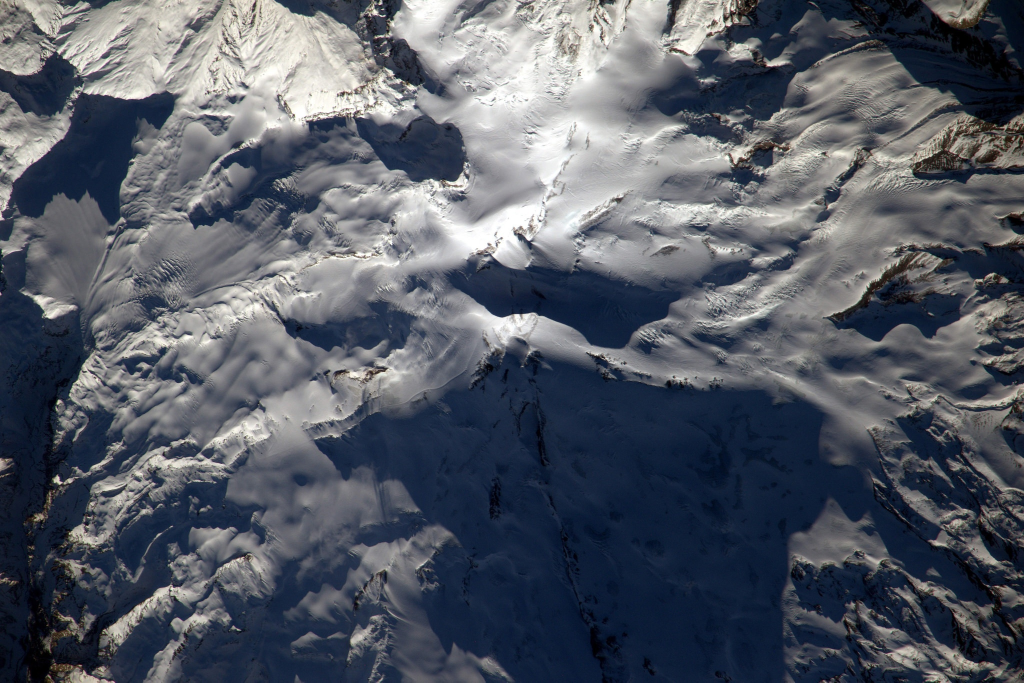
#> input picture modeling/dz1/img1.jpg, 2048 x 1365 px (shown at 1/2 size)
$ jupyter execute homework1.ipynb
#> lines starting #> are read from the running program, lines starting #| are printed output that depends on the picture
# ДЗ №1

[cell 1]
import numpy as np
import matplotlib.pyplot as plt
import math
from mpl_toolkits.mplot3d.art3d import Poly3DCollection
from PIL import Image

[cell 2]
class Point:
    def __init__(self, x, y):
        self.x, self.y = x, y

    def __str__(self):
        return "Point(" + str(self.x) + ", " + str(self.y) + ")"

    def __hash__(self):
        return hash(str(self))

    def __eq__(self, other):
        return isinstance(other, self.__class__) and self.x == getattr(other, "x", None) and self.y == getattr(other, "y", None)

    def __ne__(self, other):
        return not (self == other)

    def get_dist_to_point(self, point):
        return math.sqrt(pow(self.x - point.x, 2) + pow(self.y - point.y, 2))

[cell 3]
class Edge:
    def __init__(self, p1, p2):
        self.p1, self.p2 = p1, p2

    def __str__(self):
        return "Edge(" + str(self.p1) + ", " + str(self.p2) + ")"

    def __hash__(self):
        return hash(hash(str(self.p1)) + hash(str(self.p2)))

    def __eq__(self, other):
        return isinstance(other, self.__class__) and \
            (self.p1 == getattr(other, "p1", None) and self.p2 == getattr(other, "p2", None)) or \
            (self.p1 == getattr(other, "p2", None) and self.p2 == getattr(other, "p1", None))

    def __ne__(self, other):
        return not (self == other)

[cell 4]
class Circle:
    def __init__(self, center_point, radius):
        self.center_point, self.radius = center_point, radius

    def contains_point(self, point):
        return point.get_dist_to_point(self.center_point) <= self.radius

[cell 5]
class Triangle:
    def __init__(self, p1, p2, p3):
        self.p1, self.p2, self.p3 = p1, p2, p3

    def __str__(self):
        return "Triangle(" + str(self.p1) + ", " + str(self.p2) + ", " + str(self.p3) + ")"

    def __eq__(self, other):
        return isinstance(other, self.__class__) and \
            self.p1 == getattr(other, "p1", None) and \
            self.p2 == getattr(other, "p2", None) and \
            self.p3 == getattr(other, "p3", None)

    def __ne__(self, other):
        return not (self == other)

    def get_points(self):
        return [self.p1, self.p2, self.p3]

    def get_edges(self):
        return [Edge(self.p1, self.p2), Edge(self.p2, self.p3), Edge(self.p3, self.p1)]

    def get_circumscribed_circle(self):
        z = []
        for point in self.get_points():
            z.append(point.x * point.x + point.y * point.y)

        z_x = (self.p1.y - self.p2.y) * z[2] + (self.p2.y - self.p3.y) * z[0] + (self.p3.y - self.p1.y) * z[1]
        z_y = (self.p1.x - self.p2.x) * z[2] + (self.p2.x - self.p3.x) * z[0] + (self.p3.x - self.p1.x) * z[1]
        z = (self.p1.x - self.p2.x) * (self.p3.y - self.p1.y) - (self.p1.y - self.p2.y) * (self.p3.x - self.p1.x)

        a = -z_x / (2 * z)
        b = z_y / (2 * z)
        point = Point(a, b)
        return Circle(point, point.get_dist_to_point(self.p1))

    def draw(self, ax):
        x = [self.p1[0], self.p2[0], self.p3[0]]
        y = [self.p1[1], self.p2[1], self.p3[1]]
        z = [self.p1[2], self.p2[2], self.p3[2]]
        vertices = [list(zip(x, y, z))]
        ax.add_collection3d(Poly3DCollection(vertices, edgecolors='r', lw=2, alpha=0.2, linestyles='--'))

[cell 6]
def delaunay_triangulation(source_points, dist):
    points = set(source_points)

    if len(points) == 0:
        return []

    # Находим минимальные и максимальные значения координат
    x_min, x_max, y_min, y_max = None, None, None, None
    for point in points:
        if x_min is None or x_min > point.x:
            x_min = point.x
        if x_max is None or x_max < point.x:
            x_max = point.x
        if y_min is None or y_min > point.y:
            y_min = point.y
        if y_max is None or y_max < point.y:
            y_max = point.y
    # Ограничивающая рамка расширяется путем добавления/вычитания значения dist
    x_min -= dist
    y_min -= dist
    x_max += dist
    y_max += dist

    # Создаем начальные треугольники
    # Два начальных треугольника созданы с использованием углов ограничивающей рамки
    triangles = [
        Triangle(Point(x_min, y_max), Point(x_min, y_min), Point(x_max, y_min)),
        Triangle(Point(x_min, y_max), Point(x_max, y_max), Point(x_max, y_min)),
    ]

    # Добавляем новые точки по правилу удаляй и строй
    # Если новая точка попадает в окружность треугольника, треугольник помечается как "плохой треугольник",
    # а его края помечаются как "плохие ребра". Плохие треугольники удаляются из списка
    # Новые треугольники создаются путем соединения новой точки с ребрами плохих треугольников, которые имеют только 1 вхождение в словаре плохих ребер (т.е. это не смежное ребро)
    for new_point in points:
        bad_triangles = []
        bad_edges = {}
        for triangle in triangles:
            circle = triangle.get_circumscribed_circle()
            # Проверяем, лежит ли новая точка в окружности, описанной вокруг треугольника
            if circle.contains_point(new_point):
                bad_triangles.append(triangle)
                # Запоминаем плохие ребра, которые будут удалены
                for bad_triangle_edge in triangle.get_edges():
                    bad_edges[bad_triangle_edge] = bad_edges.get(bad_triangle_edge, 0) + 1

        # Удаляем плохие треугольники
        for bad_triangle in bad_triangles:
            triangles.remove(bad_triangle)

        # Строим новые треугольники
        for bad_edge in bad_edges:
            if bad_edges[bad_edge] > 1:
                continue
            new_triangle = Triangle(new_point, bad_edge.p1, bad_edge.p2)
            triangles.append(new_triangle)

    return triangles

[cell 7]
im = Image.open('img1.jpg').convert('L').crop((700, 300, 1500, 1000))
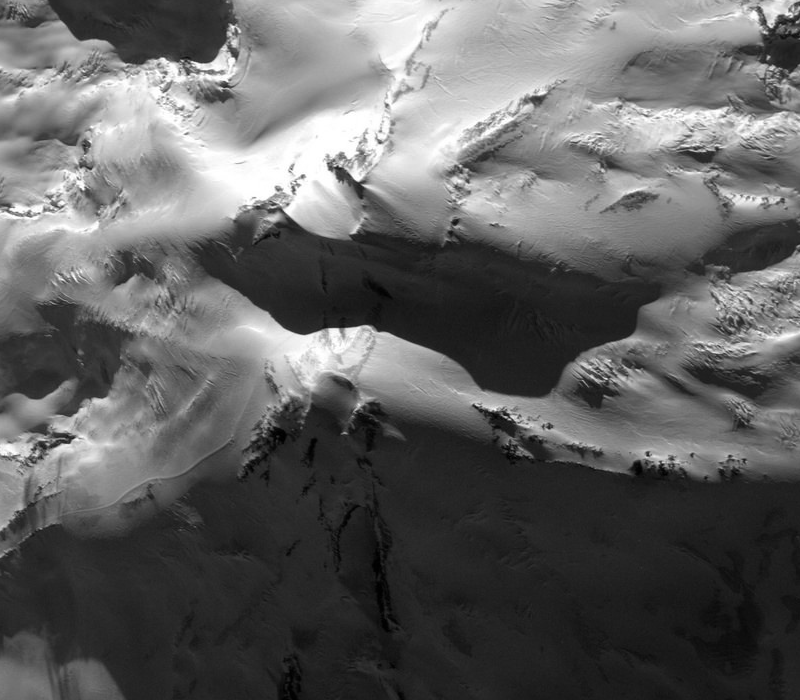
#> im: PIL image 800x700 L; min 0, max 255, mean 97.7
# im.show()
im_array = np.array(im)
im_array = im_array.astype(float) / 255

def avg_height(y, x):
    eps = 40
    return im_array[max(x - eps, 0):min(x + eps, height), max(y - eps, 0):min(y + eps, width)].mean()

mountaint_height = 5642
point_count = 1500
random_points = True
width, height = im.size
#> width = 800; height = 700

dist = 1 # значение расстояния, используемое для расширения ограничивающей рамки
source_points = []

if random_points:
    for i in range(point_count):
        random_x = np.random.randint(0, width - 1)
        random_y = np.random.randint(0, height - 1)
        source_points.append(Point(random_x, random_y))

delaunay_triangles = delaunay_triangulation(source_points, dist)

triangles = []
for triangle in delaunay_triangles:
    p1, p2, p3 = triangle.p1, triangle.p2, triangle.p3
    z1, z2, z3 = avg_height(p1.x, p1.y) * mountaint_height, avg_height(p2.x, p2.y) * mountaint_height, avg_height(p3.x, p3.y) * mountaint_height

    triangles.append([(p1.x, p2.x, p3.x), (p1.y, p2.y, p3.y), (z1, z2, z3)])

for triangle in delaunay_triangles:
    print(triangle)
